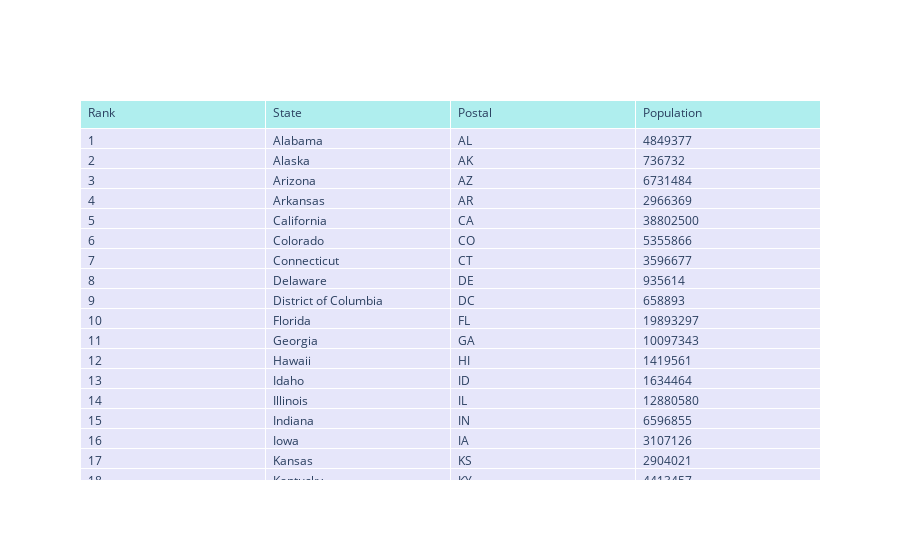

Here is the notebook cell this chart was saved with:
### Markdown cell above
### Basic Table

### Code cell
#df = pd.read_csv('https://raw.githubusercontent.com/plotly/datasets/master/2014_usa_states.csv')
df = pd.read_csv('C:/Users/mayadi/Documents/Work/Viz/2014_usa_states.csv')

fig = go.Figure(data=[go.Table(
    header=dict(values=list(df.columns),
                fill_color='paleturquoise',
                align='left'),
    cells=dict(values=[df.Rank, df.State, df.Postal, df.Population],
               fill_color='lavender',
               align='left'))
])

fig.show()

### Figure 1 — Plotly figure (JSON) as saved in the notebook; plotly's stock layout.template omitted (floating-point values rounded to 4 significant figures; data arrays with more than 128 entries replaced by an {"elided": "..."} marker saying what was removed)
{"data": [{"cells": {"align": "left", "fill": {"color": "lavender"}, "values": {"elided": "4x52 mixed values"}}, "header": {"align": "left", "fill": {"color": "paleturquoise"}, "values": ["Rank", "State", "Postal", "Population"]}, "type": "table"}], "layout": {}}
